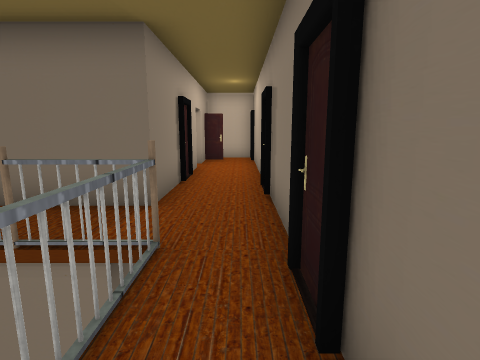
View 1 (above)

13 first-person views from a walk through a 3-D level made in the Unity game engine. The camera is 1.3 m above the floor, tilts 10° down and sees 80° across. The floor is counted in squares, 1 m on a side. Each view is taken from the middle of a square. On the plan, view 1 faces up. The plan holds only what a view shows up to about 13 squares ahead; the rest is blank. The player character is not drawn. Some animated figures are not drawn. Some surface patterns are stand-ins.

View 2
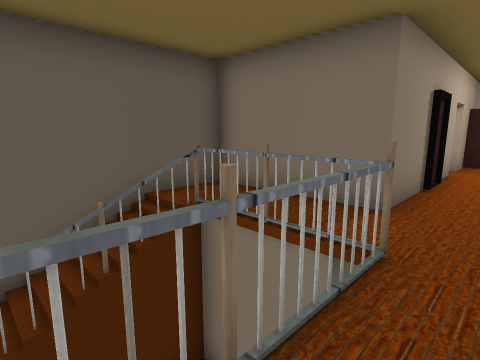

View 3
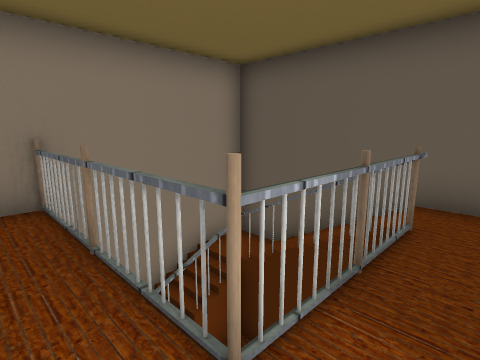

View 4
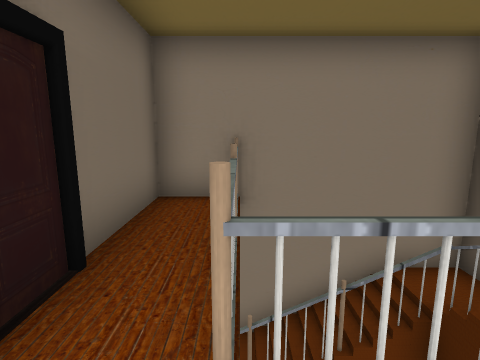

View 5
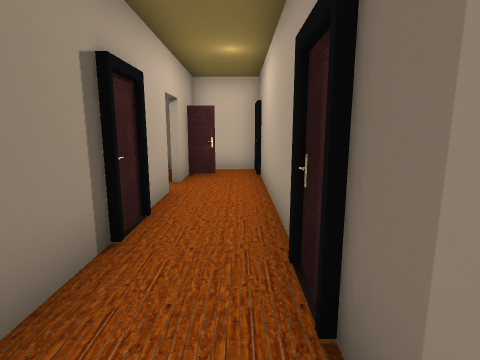

View 6
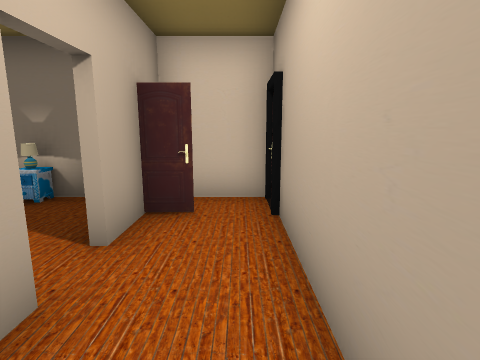

View 7
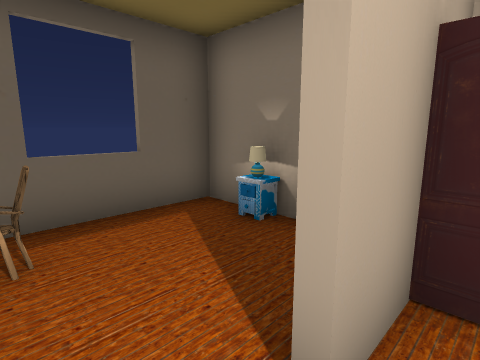

View 8
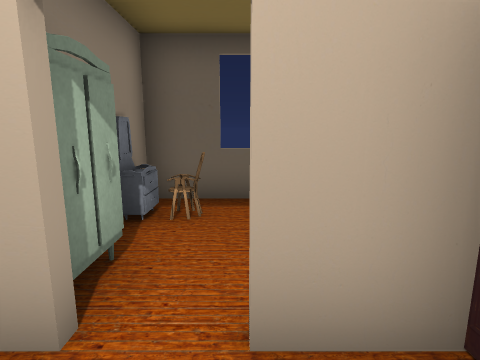

View 9
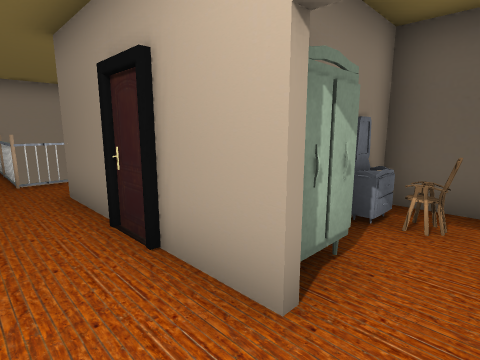

View 10
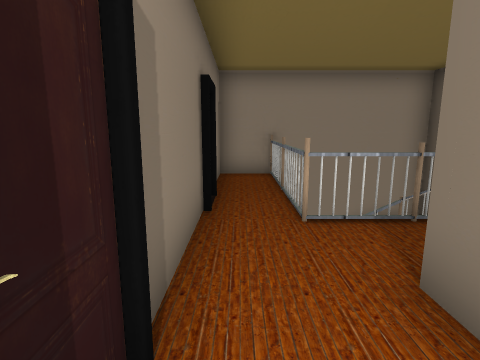

View 11
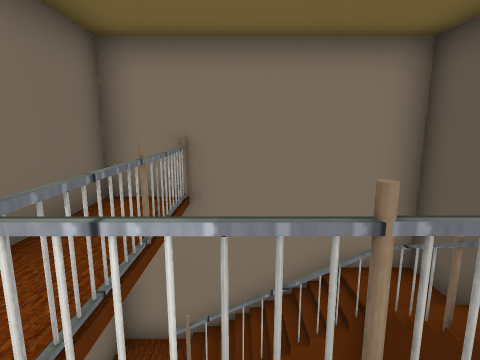

View 12
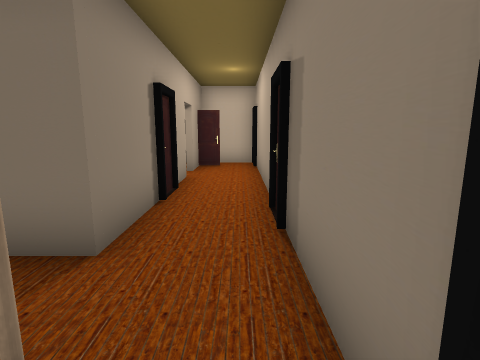

View 13
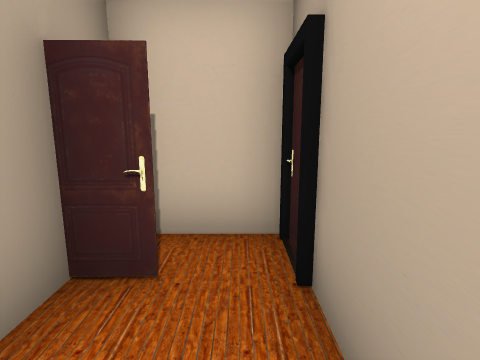

### Floor plan
Key: @ floor where view 1 was taken; # wall or solid block; x gap in a wall; . main floor; - floor 1.5 m lower than the main floor; / step, stairs or slope; v drop or lower ground; O other object.
Columns run from 6 left of view 1 to 1 right of it. Each row starts with its distance up from view 1.
 14  #######
 13  #O #..#
 12  #..##.#
 11  #..x..#
 10  #OOO..#
  9  #O #..#
  8     ##.#
  7     ##.#
  6     #..#
  5 #####..#
  4 #......#
  3 #.OOvO.#
  2 #/v  v.#
  1 #/O  O.#
  0 #/OOvO@#
 -1 #-////.#
 -2 ########

Positions as (right, up) in squares from view 1, and headings:
1: (0, 0), facing up
2: (0, 0), facing up-left
3: (0, 4), facing down-left
4: (-1, 4), facing down
5: (0, 4), facing up
6: (0, 8), facing up
7: (-1, 10), facing up-left
8: (0, 11), facing left
9: (0, 11), facing down-left
10: (0, 7), facing down
11: (-2, 4), facing down
12: (0, 2), facing up
13: (0, 10), facing up
